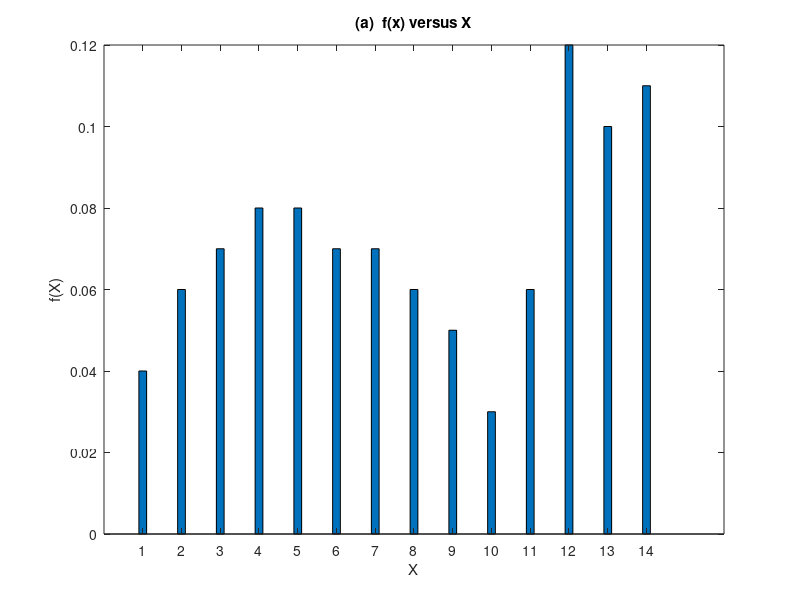

The MATLAB source for this figure: (Note: this script raises an error after producing the figure.)
x = 1:14;
y = [0.04, 0.06, 0.07, 0.08, 0.08, 0.07, 0.07, 0.06, 0.05, 0.03, 0.06, 0.12, 0.10, 0.11];
figure(); bar(x,y,0.2);
title('(a)  f(x) versus X'); xlabel('X');  ylabel('f(X)');

num = input('(b)\nPlease input the number of samples:');
random_x = ran_x(num);
re_x = zeros(1,14);
for i=1:num
    for j=1:14
        if(random_x(i)==j)    re_x(j) = re_x(j)+1;    end
    end
end
for j=1:14
    re_x(j) = re_x(j)/num;
end
figure(); bar(re_x,1); set(gca,'XTick',[0:1:15]);
title('(b)  relative frequency plot of the samples'); xlabel('x');  ylabel('relative frequency)');

function X = ran_x(num)
X = zeros(1,num);
for i = 1:num
    t = randi([0 100]);
    if( t>=0 && t<4 )     X(i)=1;    end
    if( t>=4 && t<10 )    X(i)=2;    end
    if( t>=10 && t<17 )   X(i)=3;    end
    if( t>=17 && t<25 )   X(i)=4;    end
    if( t>=25 && t<33 )   X(i)=5;    end
    if( t>=33 && t<40 )   X(i)=6;    end
    if( t>=40 && t<47 )   X(i)=7;    end
    if( t>=47 && t<53 )   X(i)=8;    end
    if( t>=53 && t<58 )   X(i)=9;    end
    if( t>=58 && t<61 )   X(i)=10;   end
    if( t>=61 && t<67 )   X(i)=11;   end
    if( t>=67 && t<79 )   X(i)=12;   end
    if( t>=79 && t<89 )   X(i)=13;   end
    if( t>=89 && t<=100 ) X(i)=14;    end
end
end